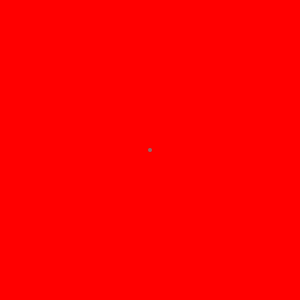
Frame 1 (no input)
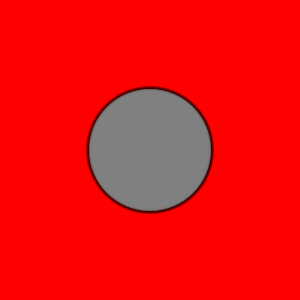
Frame 60 (the mouse pressed at the canvas centre just before this capture)
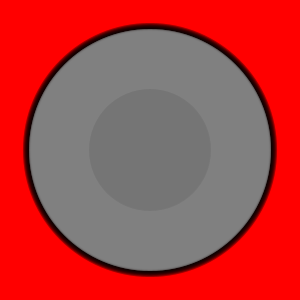
Frame 120 (the mouse held since frame 60 and released just before this capture)

The Processing sketch that drew these frames (run headless with seeded random() and noise(); from frame 60 on, the mouse is pressed at the canvas centre):

// Processing sketch: Ripples
// ── Ripples.pde
Ripple ripple;
Ripple ripple2;
Ripple ripple3;
ArrayList<Ripple> manyRipples;
//Ripple manyRipples;
//int rippleNumber =1;

void setup() {
  size(300,300);
  background(255,0,0);
  ripple = new Ripple(width/2,height/2, 2.1,0);
  ripple2 = new Ripple(width/2,height/2, 2,255);
  manyRipples = new ArrayList<Ripple>();
  manyRipples.add(new Ripple(width/2,height/2, 2,100));
  //manyRipples = new Ripple[10];
  //manyRipples[0] = new Ripple(width/2,height/2, 2,100);
//  ripple3 = new Ripple(width/2,height/2, 2,255);
}

void draw() {
  ripple.move(2.1);
  ripple.display();
  ripple2.move(2);
  ripple2.display();
  
  for(int i=manyRipples.size()-1;i>=0;i--){
  
    Ripple newRipple = manyRipples.get(i);
    newRipple.move(2);
    newRipple.display();
  }
  
  /*
  for(int i=0;i<rippleNumber;i++){
  manyRipples[i].move(2.2);
  manyRipples[i].display();;
  }
  */
  
  
}


void mousePressed(){

  //If you need from middle
  //manyRipples.add(new Ripple(width/2,height/2,2,105));
  
  //If you need from the mouse position
  manyRipples.add(new Ripple(mouseX,mouseY,2,105,2,mouseX,mouseY));
  
  //Using only arrays instead of arraylist
  //manyRipples[rippleNumber] = new Ripple(mouseX,mouseY,2.2,100);
  //rippleNumber++;  

}


// ── Ripple.pde
class Ripple {
  color c;
  float xpos;
  float ypos;
  float speed;
  float size;
  float valueOfMouseX;
  float valueOfMouseY;

//Ripple constructor
  Ripple(float tempX, float tempY, float tempSize, color tempC) {
    xpos = tempX;
    ypos = tempY;
    size = tempSize;
    c = tempC;
    
  }
  
  Ripple(float tempX, float tempY, float tempSize, color tempC, float rspeed,float MouseXValue, float MouseYValue) {
    xpos = tempX;
    ypos = tempY;
    size = tempSize;
    c = tempC;
    speed=rspeed;
    valueOfMouseX=MouseXValue;
    valueOfMouseY=MouseYValue;
  }
  
  void move(float tspeed) {
    size = size + tspeed;
    if (this.getSize() > width) {
      this.reset(width/2,height/2,tspeed,c);
    }
  }
  
  void move() {
    size = size + speed;
    if (this.getSize() > width) {
      this.reset(valueOfMouseX,valueOfMouseX,speed,c);
    }
  }
  
  float getSize() {
    return size;
  }
  
  void reset(float tx, float ty,float tsize, color tC) {
    xpos = tx;
    ypos = ty;
    c = tC;
    fill(c,c,c,100);
    size = tsize;
    ellipse(xpos,ypos, size, size);
  }

  void display() {
    stroke(2,2);
    fill(c,100);
    ellipseMode(CENTER);
    ellipse(xpos,ypos, size, size);
  }
  
}
